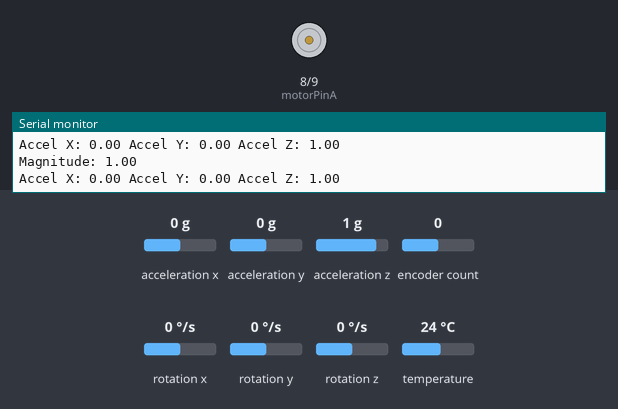
Bench run of a sketch on a simulated Arduino Uno, built with avr-gcc and run on an emulated ATmega328P. Parts: motor-driver pin pairs drawn as motors (green arrow = first pin HIGH = forward, orange = second pin HIGH = backward, longer = more drive, scaled by the enable pin), the last lines printed to the serial monitor. The test bench sets the inputs (shaded band); at power-on: acceleration x 0 g, acceleration y 0 g, acceleration z 1 g, encoder count 0, rotation x 0 °/s, rotation y 0 °/s, rotation z 0 °/s, temperature 24 °C.

Above: at 0.09 s.
At 1.2 s:
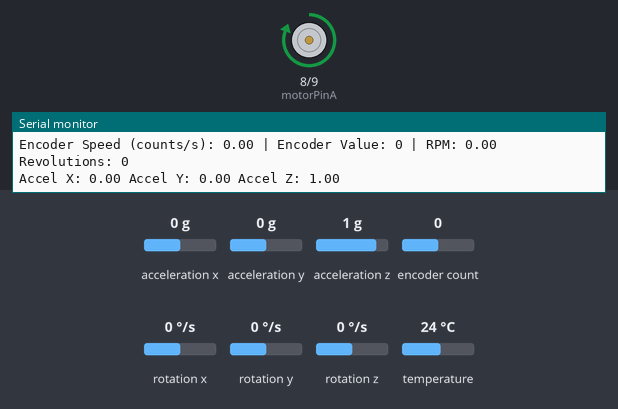
1.3 s: acceleration x set to -0.2 g
7.3 s: acceleration y set to -0.2 g
13.3 s: acceleration z set to 0.1 g
16.3 s: acceleration z set to -0.2 g
Timing chart, 0 to 19.3 s (numbered marks = the images above; inputs shaded):
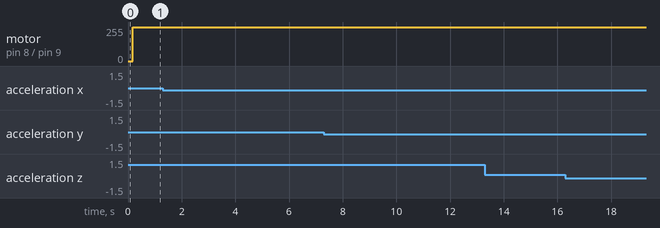

The sketch:

IMU_on_Mechanism_Data_Collection.ino
```cpp
#include <Wire.h>
#include <Adafruit_MPU6050.h>
#include <Adafruit_Sensor.h>
#include <PID_v1_bc.h>
#include <Encoder.h>

// MPU-6050 setup
Adafruit_MPU6050 mpu;

// Motor and encoder setup
const uint8_t motorPinA = 8;
const uint8_t motorPinB = 9;
const uint8_t encoderPinA = 3;
const uint8_t encoderPinB = 2;
const uint8_t motorPWMPin = 5;
Encoder encoder(encoderPinA, encoderPinB);

// PID setup for constant motor speed
const int desiredRPM = 400;
const int countsPerRevolution = 950;
double Setpoint, Input, Output;
double Kp = 0.5, Ki = 5, Kd = 0.01;
PID myPID(&Input, &Output, &Setpoint, Kp, Ki, Kd, DIRECT);

unsigned long previousMillis = 0;
long previousEncoderCount = 0;
uint16_t revolutions = 0;

const int maxDataPoints = 50;
const uint8_t maxRevolutions = 20;
const uint8_t samplesPerRev = maxDataPoints/maxRevolutions;
const int samplesPerStep = countsPerRevolution / samplesPerRev;
int revolutionCounter = 0;
long datapreviousEncoderCount =0;
int dataIndex = 0;
bool recording = true;
unsigned long dataTimes[maxDataPoints];
double accelDataX[maxDataPoints];
double accelDataY[maxDataPoints];
double accelDataZ[maxDataPoints];


void setup() {
  Serial.begin(19200);
  Wire.begin();

  // Initialize MPU-6050
  if (!mpu.begin()) {
    Serial.println("Failed to find MPU6050 chip");
    while (1) {
      delay(10);
    }
  }
  mpu.setAccelerometerRange(MPU6050_RANGE_8_G);
  mpu.setGyroRange(MPU6050_RANGE_250_DEG);
  mpu.setFilterBandwidth(MPU6050_BAND_21_HZ);

  // Configure PID
  Setpoint = desiredRPM;
  Serial.print(Setpoint);
  myPID.SetMode(AUTOMATIC);
  myPID.SetSampleTime(100);
  myPID.SetOutputLimits(0, 255);

  // Motor pins
  pinMode(motorPinA, OUTPUT);
  pinMode(motorPinB, OUTPUT);
  pinMode(motorPWMPin, OUTPUT);
}

void loop() {
  Serial.println();
  unsigned long currentMillis = millis();
  unsigned long deltaTime = currentMillis - previousMillis;

  // Read accelerometer and gyroscope data
  sensors_event_t a_event, g_event, temp_event;
  mpu.getEvent(&a_event, &g_event, &temp_event);

  // Convert raw values to Gs
  float accel_x = a_event.acceleration.x / 9.81;
  float accel_y = a_event.acceleration.y / 9.81;
  float accel_z = a_event.acceleration.z / 9.81;

  // Print accelerometer values in Gs
  Serial.print("Accel X: ");
  Serial.print(accel_x);
  Serial.print(" Accel Y: ");
  Serial.print(accel_y);
  Serial.print(" Accel Z: ");
  Serial.println(accel_z);

  // Calculate and print the magnitude of acceleration
  float magnitude = sqrt(pow(accel_x, 2) + pow(accel_y, 2) + pow(accel_z, 2));
  Serial.print("Magnitude: ");
  Serial.println(magnitude);

  if (deltaTime >= 100) {
    // Read encoder value and calculate counts per second
    long currentEncoderCount = encoder.read();
    long deltaEncoderCount = currentEncoderCount - previousEncoderCount;
    previousEncoderCount = currentEncoderCount;
    double countsPerSecond = (deltaEncoderCount / (double)deltaTime) * 1000;

    // Calculate current RPM
    Input = (countsPerSecond / countsPerRevolution) * 60;
    Serial.print("Input: ");
    Serial.println(Input);

    // Update revolution counter
    revolutions = currentEncoderCount / countsPerRevolution;
    Serial.print("Revolutions: ");
    Serial.println(revolutions);

    // Record acceleration data
    if (recording && dataIndex < maxDataPoints) {
      int deltaEncoderCount = currentEncoderCount - datapreviousEncoderCount;
      if (deltaEncoderCount >= samplesPerStep) {
        datapreviousEncoderCount = currentEncoderCount;
        dataTimes[dataIndex] = millis();
        accelDataX[dataIndex] = accel_x;
        accelDataY[dataIndex] = accel_y;
        accelDataZ[dataIndex] = accel_z;
        dataIndex++;
      }
    } else if (recording && revolutions >= maxRevolutions) {
      recording = false;
      endRecording();
    }

    // Compute PID
    myPID.Compute();

    // Control motor
    controlMotor(Output);
    Serial.print("PID OUTPUT (PWM): ");
    Serial.println(Output);

    // Print current encoder speed, encoder value, and RPM
    Serial.print("Encoder Speed (counts/s): ");
    Serial.print(countsPerSecond);
    Serial.print(" | Encoder Value: ");
    Serial.print(currentEncoderCount);
    Serial.print(" | RPM: ");
    Serial.println(Input);

    // Update revolution counter
    revolutions = currentEncoderCount / countsPerRevolution;
    Serial.print("Revolutions: ");
    Serial.println(revolutions);
    previousMillis = currentMillis;
  }
}

void controlMotor(int speed) {
  if (speed > 0) {
    digitalWrite(motorPinA, HIGH);
    digitalWrite(motorPinB, LOW);
    analogWrite(motorPWMPin, speed);
  } else {
    digitalWrite(motorPinA, LOW);
    digitalWrite(motorPinB, LOW);
    analogWrite(motorPWMPin, 0);
  }
}

void endRecording() {
  // Print the recorded data
  controlMotor(0);
  Serial.println("Recorded Data:");
  for (int i = 0; i < maxDataPoints; i++) {
    //Serial.print(" Time: ");
    Serial.print(" ");
    Serial.print(dataTimes[i]);
  }
  Serial.println(" ");
  for (int i = 0; i < maxDataPoints; i++) {
    //Serial.print(" Accel X: ");
    Serial.print(" ");
    Serial.print(accelDataX[i]);
  }
  Serial.println(" ");
  for (int i = 0; i < maxDataPoints; i++) {
    //Serial.print(" Accel Y: ");
    Serial.print(" ");
    Serial.print(accelDataY[i]);
  }
  Serial.println(" ");
  for (int i = 0; i < maxDataPoints; i++) {
    //Serial.print(" Accel Y: ");
    Serial.print(" ");
    Serial.print(accelDataZ[i]);
  }
  Serial.println(" ");

  // Reset the data arrays and counters
  memset(dataTimes, 0, sizeof(dataTimes));
  memset(accelDataX, 0, sizeof(accelDataX));
  memset(accelDataY, 0, sizeof(accelDataY));
}
```
